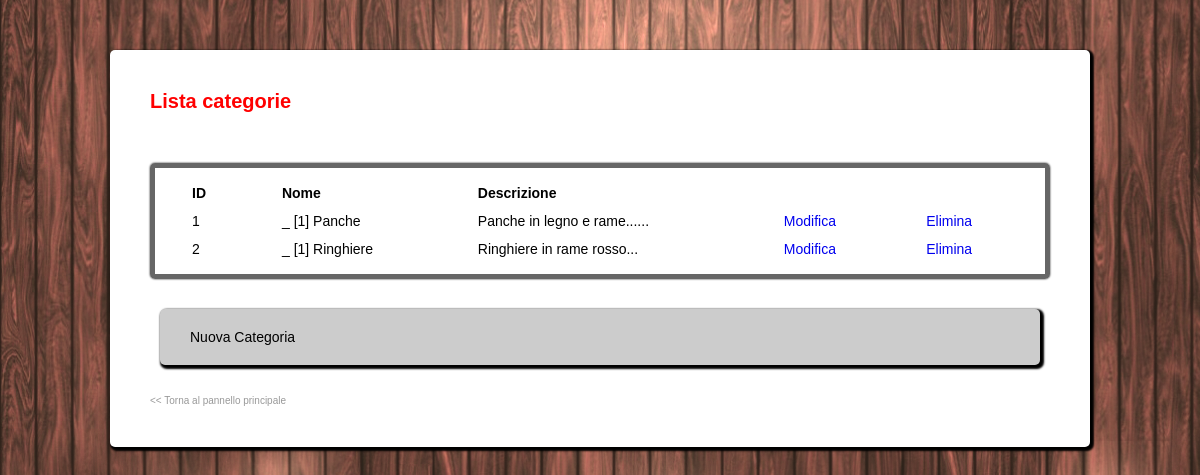
/administrator/gestione_categorie.php, run on the app's committed database.
### tables this page shows
CREATE TABLE IF NOT EXISTS `categorie` (
  `id_categoria` int(10) unsigned NOT NULL AUTO_INCREMENT,
  `nome` varchar(150) DEFAULT NULL,
  `descrizione` text,
  `id_categoria_padre` int(10) unsigned DEFAULT NULL,
  PRIMARY KEY (`id_categoria`),
  KEY `fk_categorie_categorie1` (`id_categoria_padre`)
);

### common/dbmanager.php (called while the page is built, shortened)
<?php
class dbManager{
        private $user = 'mev';
	private $pass = 'mev';
	private $db_name = 'mev';
	private $host = 'localhost';
	private $connection = NULL;
	function __construct() {
            $this->connection = new mysqli($this->host, $this->user, $this->pass, $this->db_name);
	}
        function lista_categorie( $id_categoria_padre=0 ){
            $sql = "SELECT * FROM `categorie` WHERE `id_categoria_padre` ";
            if( !$id_categoria_padre ){
               $sql.=" IS NULL";
            }else{
                $sql.= " = $id_categoria_padre";
            }
            $toReturn=array();
            $indice=0;
            if( ($risultato = $this->connection->query($sql)) && ($this->connection->affected_rows>0) ){
                while ( $riga = mysqli_fetch_assoc($risultato) ){
                    $toReturn[$indice]=$riga;
                    $indice++;
                }
            }
            return $toReturn;
        }
}
?>

### administrator/gestione_categorie.php (the view, shortened to what this page needs)
<?php
include_once '../common/dbmanager.php';
if(empty($managerSql)){
    $managerSql = new dbManager();
}
?>
<!DOCTYPE html PUBLIC "-//W3C//DTD XHTML 1.1//EN" "http://www.w3.org/TR/xhtml11/DTD/xhtml11.dtd">
<html xmlns="http://www.w3.org/1999/xhtml">
<head>
<link rel="stylesheet" type="text/css" href="style.css" media="screen" />
</head>
<body>
	<div class="page">
		<h1>Lista categorie</h1>
			<table border="1">
			  <tr>
				 <th>ID</th>
				 <th>Nome</th>
				 <th>Descrizione</th>
				 <th>&nbsp;</th>
				 <th>&nbsp;</th>
			  </tr>
				 <?php
				 function print_righe_categorie( $managerSql , $id_categoria_padre, $livello ){
					  $spaziatore='';
					  for($s=0;$s<$livello;$s++){$spaziatore.='_';}
					  $categorie = $managerSql->lista_categorie($id_categoria_padre);
					  for($i=0; $i<count($categorie); $i++){
							$categoria = $categorie[$i];
							$categoria['descrizione'] = substr($categoria['descrizione'], 0, 100);
							echo "<tr>
									  <td>{$categoria['id_categoria']}</td>
									  <td>$spaziatore [$livello] {$categoria['nome']}</td>
									  <td>{$categoria['descrizione']}</td>
									  <td><a href=\"edit_categoria.php?id={$categoria['id_categoria']}\" >Modifica</a></td>
									  <td><a href=\"del_categoria.php?id={$categoria['id_categoria']}\" onclick=\"javascript: return confirm('Sei sicuro di voler eliminare la categoria?');\">Elimina</a></td>
								 </tr>";
							print_righe_categorie($managerSql, $categoria['id_categoria'], $livello+1);
					  }
				 }
				 print_righe_categorie($managerSql, 0, 1);
				 ?>
			</table>
			<a class="voiceadmin" href="add_categoria.php">Nuova Categoria</a>
			<br /><a style="font-size:10px; color:#999;" href="admin.php">&lt;&lt; Torna al pannello principale</a>
		</div>
</body>
</html>

### administrator/style.css (style rules this page uses)
* { margin:0; padding:0; border:0; text-decoration:none; background-color:transparent; }
body { margin:0; padding:0; border:0; text-decoration:none; background: url(../image/bkg_content.png) repeat; }
.page { width: 900px; height: auto; padding: 40px 40px 40px 40px; margin-left: auto; margin-right: auto; margin-bottom: 20px; margin-top: 50px; background: #fff; color: #000; font-family: Arial, Helvetica, sans-serif; font-size: 14px; border-radius: 5px; -moz-border-radius: 5px; -webkit-border-radius: 5px; border: 0px solid #000000; -webkit-box-shadow: 2px 2px 2px 2px ; box-shadow: 2px 2px 2px 2px ; }
h1 { color: #F00; font-family: Arial, Helvetica, sans-serif; font-size: 20px; font-weight: bold; margin: 0 0 20px 0; }
table { width:900px; padding:10px 10px 10px 10px; border: solid 5px #666666; margin: 50px auto 30px auto; text-align: left !important; -webkit-box-shadow: 0px 0px 2px ; box-shadow: 0px 0px 2px ; border-radius: 5px; -moz-border-radius: 5px; -webkit-border-radius: 5px; }
tr, td, th { padding: 5px 25px 5px 25px; margin:0px 0px 0px 0px; border:0px solid; -webkit-transition: all 400ms cubic-bezier(0.185, 1, 0.480, 1); -webkit-transition: all 400ms cubic-bezier(0.185, 1.085, 0.480, 1.190); -moz-transition: all 400ms cubic-bezier(0.185, 1.085, 0.480, 1.190); -ms-transition: all 400ms cubic-bezier(0.185, 1.085, 0.480, 1.190); -o-transition: all 400ms cubic-bezier(0.185, 1.085, 0.480, 1.190); transition: all 400ms cubic-bezier(0.185, 1.085, 0.480, 1.190); }
.voiceadmin { display:block; padding:20px 30px 20px 30px; margin:10px 10px 10px 10px; background:#CCC; border-radius: 5px; -moz-border-radius: 5px; -webkit-border-radius: 5px; border: 0px solid #000000; color:#000 !important; -webkit-box-shadow: 2px 2px 2px 2px ; box-shadow: 2px 2px 2px 2px ; -webkit-transition: all 400ms cubic-bezier(0.185, 1, 0.480, 1); -webkit-transition: all 400ms cubic-bezier(0.185, 1.085, 0.480, 1.190); -moz-transition: all 400ms cubic-bezier(0.185, 1.085, 0.480, 1.190); -ms-transition: all 400ms cubic-bezier(0.185, 1.085, 0.480, 1.190); -o-transition: all 400ms cubic-bezier(0.185, 1.085, 0.480, 1.190); transition: all 400ms cubic-bezier(0.185, 1.085, 0.480, 1.190); }

### data on the page
categorie: id_categoria "1", nome "Panche", descrizione "Panche in legno e rame......"
categorie: id_categoria "2", nome "Ringhiere", descrizione "Ringhiere in rame rosso..."
